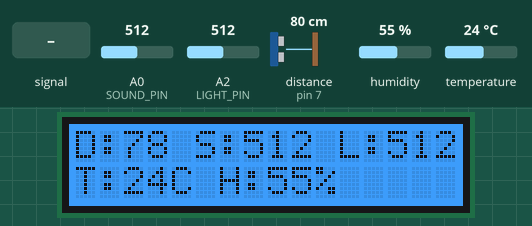
Recording of a sketch running on a simulated Arduino Uno, built with avr-gcc and run on an emulated ATmega328P. On the bench: 16×2 character LCD. The test bench sets the inputs (shaded band); at power-on: A0 (SOUND_PIN) = 512, A2 (LIGHT_PIN) = 512, distance to the obstacle (sensor on pin 7) 80 cm, humidity 55 %, temperature 24 °C. WiFi joins after 1.5 s; servers stay silent unless stated; no MQTT or app messages arrive unless stated.

Above: at 4.2 s.
4.3 s: A0 (SOUND_PIN) fed a 200 Hz sine of ±255 counts around its level
At 5.08 s:
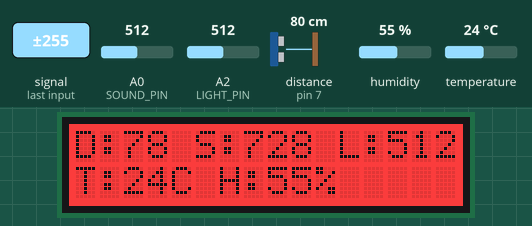
7.8 s: A0 (SOUND_PIN) set to 90
At 8.7 s:
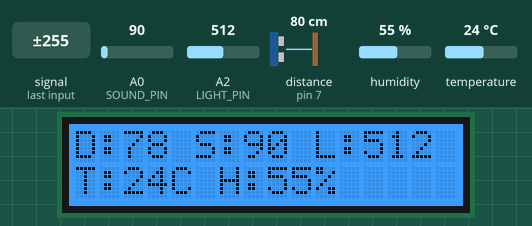
14.0 s: A2 (LIGHT_PIN) set to 90
At 15.4 s:
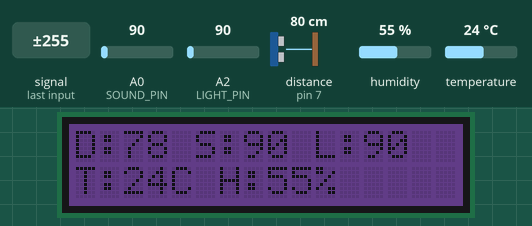
20.2 s: distance to the obstacle (sensor on pin 7) set to 18 cm
At 20.46 s:
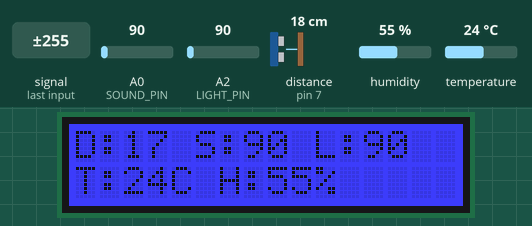
26.4 s: distance to the obstacle (sensor on pin 7) set to 23 cm
At 27.9 s:
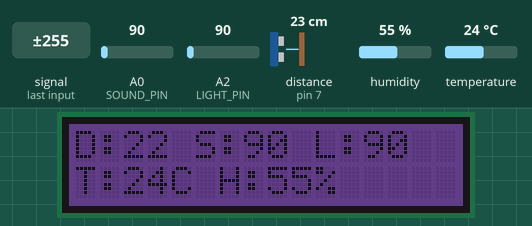
32.6 s: distance to the obstacle (sensor on pin 7) set to 17 cm
At 32.88 s:
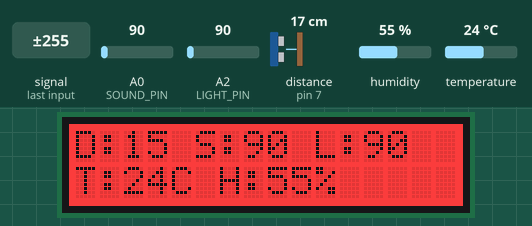

Measured:
- after the input at 4.3 s, the display: first changes after 0.21 s (image 1 shows a later state)
- after the input at 14.0 s, the display: changes after 0.20 s (image 3)
- after the input at 20.2 s, the display: changes after 0.18 s (image 4)
- after the input at 26.4 s, the display: first differs from a run without the input after 0.19 s (image 5)
- after the input at 32.6 s, the display: changes after 0.20 s (image 6)

The sketch:

script.ino
```cpp
#include <SPI.h>
#include <Ethernet.h>
#include <PubSubClient.h>
#include <Wire.h>
#include "rgb_lcd.h"
#include "Ultrasonic.h"
#include "DHT.h"


// --- CONFIGURATION RÉSEAU --- // Remplace les XX par l'adresse IP de ton serveur Mosquitto
byte mac[] = { 0xDE, 0xAD, 0xBE, 0xEF, 0xFE, 0xED };
IPAddress mqtt_server(10, 160, 24, 236);

// Configuration des branchements
#define DHTPIN 2
#define DHTTYPE DHT11
#define SOUND_PIN A0
#define LIGHT_PIN A2

rgb_lcd lcd;
Ultrasonic ultrasonic(7);
DHT dht(DHTPIN, DHTTYPE);

EthernetClient ethClient; PubSubClient client(ethClient);

void reconnect() {
  while (!client.connected()) {
    lcd.setRGB(255, 100, 0); // Orange
    if (client.connect("Arduino_Station")) {
      lcd.setRGB(0, 255, 0); // Vert
    } else {
      delay(5000);
    }
  }
}


bool blinkState = true;

void setup() {
  Serial.begin(9600);
  lcd.begin(16, 2);
  dht.begin();
  lcd.setRGB(0, 255, 0);
  lcd.print("Systeme v4 OK");

  if (Ethernet.begin(mac) == 0) {
    Ethernet.begin(mac, IPAddress(10, 160, 24, 236));
  }

  client.setServer(mqtt_server, 1883);
  delay(1500);
}

void loop() {  // Lecture des 4 capteurs
  if (!client.connected()) { reconnect(); } client.loop();

  // 1. Lecture
  float cm = ultrasonic.MeasureInInches() * 2.54;
  float h = dht.readHumidity();
  float t = dht.readTemperature();
  int sound = analogRead(SOUND_PIN);
  int light = analogRead(LIGHT_PIN);


  // 2. Création du message texte
  String message = "{'Dist':" + String((int)cm) + ", 'Temp':" + String((int)t) + ", 'Hum':" + String((int)h) + ", 'Son':" + String(sound) +", 'Lum':" + String(light) +  "}";

  // 3. Envoi MQTT (Équivalent mosquitto_pub)
  client.publish("donne/topic", message.c_str());

  // 4. Affichage LCD
  lcd.clear(); lcd.setCursor(0, 0); lcd.print("MQTT: Envoye"); lcd.setCursor(0, 1); lcd.print("T:"); lcd.print((int)t); lcd.print("C H:"); lcd.print((int)h); lcd.print("%");


  // Affichage sur l'écran LCD
  lcd.clear();
  lcd.setCursor(0, 0);
  lcd.print("D:");
  lcd.print((int)cm);
  lcd.print(" S:");
  lcd.print(sound);
  lcd.print(" L:");
  lcd.print(light);
  lcd.setCursor(0, 1);
  lcd.print("T:");
  lcd.print((int)t);
  lcd.print("C H:");
  lcd.print((int)h);
  lcd.print("%");

  // Gestion des alertes couleurs
  if ((cm > 0 && cm < 20) || sound > 600) {
    if(blinkState)
      lcd.setRGB(255, 0, 0); // Rouge
    else
      lcd.setRGB(0, 0, 255); // Eteint
      blinkState = !blinkState;
    }
    else if (light < 100) {
      lcd.setRGB(50, 0, 100); // Violet si noir
    }
  else {
    lcd.setRGB(0, 128, 255); // Bleu par défaut
  }

  delay(100);
}
```
